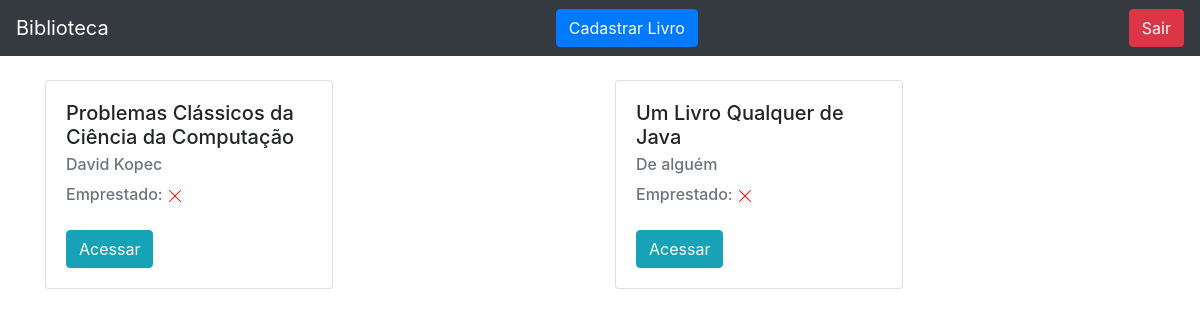
Page /livro/home/ (signed in) on the earlier database version.
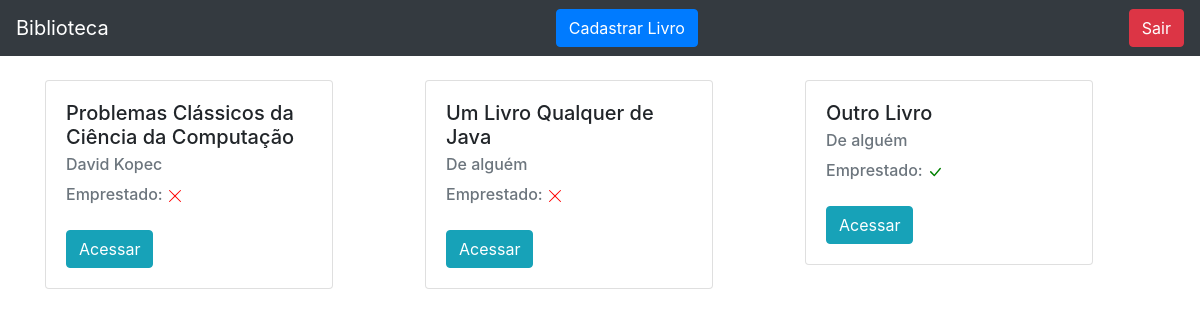
Same page on the later database version.
### livro/models.py (models this page shows, shortened)
class Livros(models.Model):
    nome            = models.CharField(max_length = 100)
    autor           = models.CharField(max_length = 30)
    co_autor        = models.CharField(max_length = 30, blank = True) # blank = True torna não obrigatório o preenchimento do campo mas retorna string vazia
    data_cadastro   = models.DateField(default = date.today) # importa a data do dia automaticamente no campo
    emprestado      = models.BooleanField(default = False)
    categoria       = models.ForeignKey(Categoria, on_delete=models.DO_NOTHING) # se eu apagar a categoria não acontece nada com o livro
    usuario         = models.ForeignKey(Usuario, on_delete=models.DO_NOTHING)
    class Meta:
        verbose_name = 'Livro'

### livro/views.py (the view)
# urls.py: path('home/', views.home, name = 'home'),
def home(request):
    if request.session.get('usuario'):
        usuario = Usuario.objects.get(id = request.session['usuario'])
        livros = Livros.objects.filter(usuario = usuario) # FILTRANDO APENAS OS LIVROS DO USUARIO QUE ESTÁ LOGADO
        form = CadastroLivro()
        return render(request, 'home.html', {'livros': livros, 'usuario_logado': request.session.get('usuario'), 'form': form})
    else:
        return redirect('/auth/login/?status=2')

### livro/models.py (called while the page is built)
    def __str__(self):
        return self.nome

### usuarios/models.py (called while the page is built)
    def __str__(self) -> str:
        return self.nome

### livro/templates/home.html (shortened to what this page needs)
{% extends 'base.html' %}
{% block 'conteudo'%}
<div class="container">
    <br>
    <div class="row">
        {% for livro in livros%}
        <div class="col-md">
            <div class="card" style="width: 18rem;">
                <div class="card-body">
                  <h5 class="card-title">{{livro.nome}}</h5>
                  <h6 class="card-subtitle mb-2 text-muted">{{livro.autor}}</h6>
                  <h6 style="display: inline;" class="card-subtitle mb-2 text-muted">Emprestado: </h6>
                    <br>
                    <br>
                    <a href="{% url 'ver_livros' livro.id%}" class="btn btn-info">Acessar</a>
                </div>
            </div>
        </div>
        {%endfor%}
    </div>
</div>
{%endblock%}

### templates/base.html (shortened to what this page needs)
<!doctype html>
<html lang="pt-BR">
  <head>
    <link rel="stylesheet" href="https://cdn.jsdelivr.net/npm/bootstrap@4.6.2/dist/css/bootstrap.min.css">
  </head>
  <body>
    <nav class="navbar navbar-dark bg-dark">
        <a class="navbar-brand" href="{% url 'home' %}">Biblioteca</a>
        {% if usuario_logado%}
          <button type="button" class="btn btn-primary" data-toggle="modal" data-target="#exampleModal">
            Cadastrar Livro
          </button>
          <a href="{% url 'sair'%}" class="btn btn-danger">Sair</a>
        {%endif%}
    </nav>
    {% block 'conteudo' %}{% endblock %}
  </body>
</html>

Differences in the rows shown:
added Livros: nome "Outro Livro", autor "De alguém", emprestado True (drawn)
